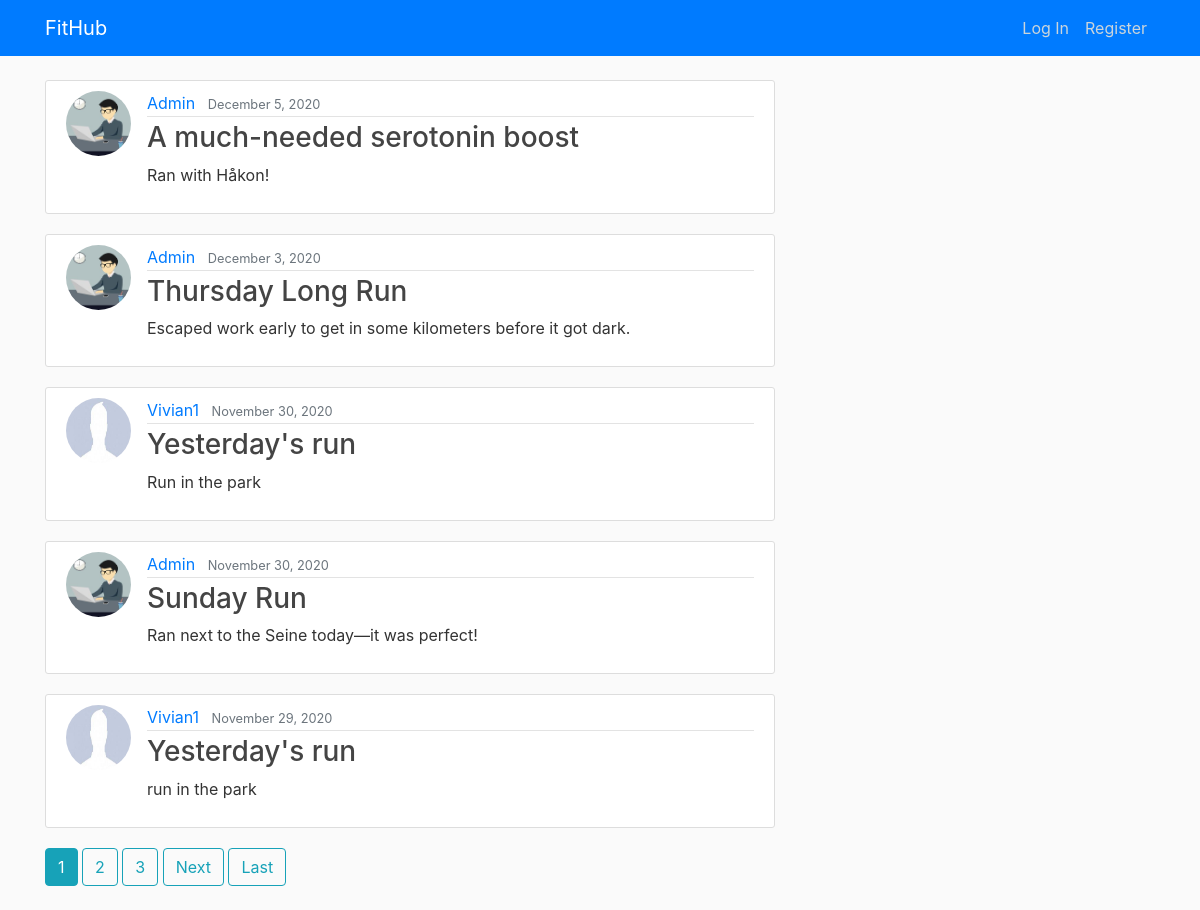
Before: / with the older database file.
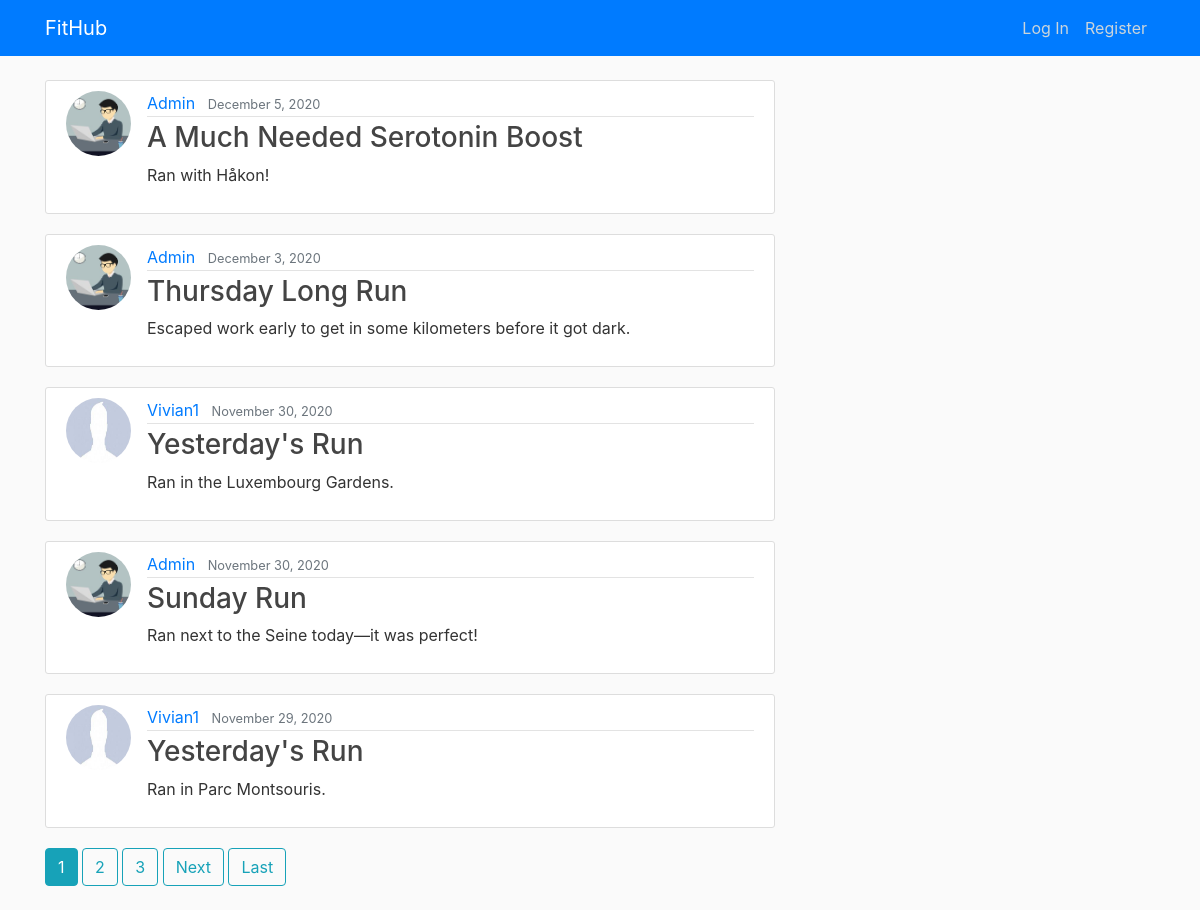
After: the same page with the newer database file.
### blog/models.py (models this page shows, shortened)
class Workout(models.Model):
    date = models.DateTimeField(default=timezone.now)
    start_time = models.DateTimeField(default=timezone.now)
    end_time = models.DateTimeField(default=timezone.now)
    title = models.CharField(max_length=75)
    description = models.TextField()
    class SportChoices(models.TextChoices):
        CYCLING = 'Cycling', _('Cycling')
        HIKING = 'Hiking', _('Hiking')
        LIFTING = 'Lifting Weights', _('Lifting Weights')
        RUNNING = 'Running', _('Running')
        SWIMMING = 'Swimming', _('Swimming')
        WALKING = 'Walking', _('Walking')
        YOGA = 'Yoga', _('Yoga')
    sport = models.CharField(
        max_length=15,
        choices=SportChoices.choices,
        default=SportChoices.RUNNING,
        blank=False
    )
    class TypeChoices(models.TextChoices):
        DISTANCE = 'Distance', _('Distance')
        INTERVAL = 'Interval', _('Interval')
        NONE = 'None', _('None')
        RACE = 'Race', _('Race')
        STRESS = 'Stress Relief', _('Stress Relief')
        TYPE_WORKOUT = 'Workout', _('Workout')
    type = models.CharField(
        max_length=15,
        choices=TypeChoices.choices,
        default=TypeChoices.NONE,
        blank=False
    )
    distance = models.DecimalField(max_digits=5, decimal_places=2)
    class MetChoices(models.TextChoices):
        EASY = 'Easy', _('Easy')
        MODERATE = 'Medium', _('Moderate')
        HARD = 'Hard', _('Hard')
    workout_intensity = models.CharField(
        max_length=10,
        choices=MetChoices.choices,
        default=MetChoices.MODERATE,
        blank=False
    )
    athlete = models.ForeignKey(User, on_delete=models.CASCADE)

### users/models.py (models this page shows, shortened)
class Profile(models.Model):
	user = models.OneToOneField(User, on_delete=models.CASCADE)
	image = models.ImageField(default='default.jpg', upload_to='profile_pics')

### blog/views.py (the view)
# urls.py: path("",PostListView.as_view(), name="blog-overview"),
class PostListView(ListView):
    model = Workout  # Specifies which model should be queried when generating the list of workouts to display.
    template_name = 'blog/overview.html'  # Specifies the template that should be used to display the queried info.
    context_object_name = 'workouts'  # Specifies the object list that should be iterated over.
    ordering = ['-date']  # Specifies the order in which the workouts are sorted.
    paginate_by = 5  # Limits how many workouts are displayed on each page.

### blog/templates/blog/overview.html (shortened to what this page needs)
{% extends "blog/base.html" %}
	{% block content %}
         {% for workout in workouts %}
	    	  <article class="media content-section">
                   <img class="rounded-circle article-img" src="{{workout.athlete.profile.image.url}}">
			       <div class="media-body">
			       <div class="article-metadata">
                        <a class="mr-2" href="{% url 'user-posts' workout.athlete.username %}">{{ workout.athlete }}</a>
			            <small class="text-muted">{{ workout.date | date:"F j, Y" }}</small>
			       </div>
			       <h3><a class="article-title" href="{% url 'workout-detail' workout.id%}">{{ workout.title }}</a></h3>
                        <p class="article-content"> {{ workout.description }}</p>
			       </div>
			 </article>
	    {% endfor %}
        {% if is_paginated %}
	        {% for num in page_obj.paginator.page_range %}
                 {% if page_obj.number == num %}
	                   <a class="btn btn-info mb-4" href="?page={{ num }}">{{ num }}</a>
	             {% elif num > page_obj.number|add:'-3' and num < page_obj.number|add:'3' %}
	                   <a class="btn btn-outline-info mb-4" href="?page={{ num }}">{{ num }}</a>
	             {% endif %}
	        {% endfor %}
	        {% if page_obj.has_next %}
	             <a class="btn btn-outline-info mb-4" href="?page={{ page_obj.next_page_number }}">Next</a>
	             <a class="btn btn-outline-info mb-4" href="?page={{ page_obj.paginator.num_pages }}">Last</a>
	        {% endif %}
        {% endif %}
{% endblock content %}

Changed rows visible on the page:
changed Workout "Ran with Håkon!": title "A much-needed serotonin boost" → "A Much Needed Serotonin Boost"
changed Workout: title "Yesterday's run" → "Yesterday's Run"; description "Run in the park" → "Ran in the Luxembourg Gardens."
changed Workout: title "Yesterday's run" → "Yesterday's Run"; description "run in the park" → "Ran in Parc Montsouris."
